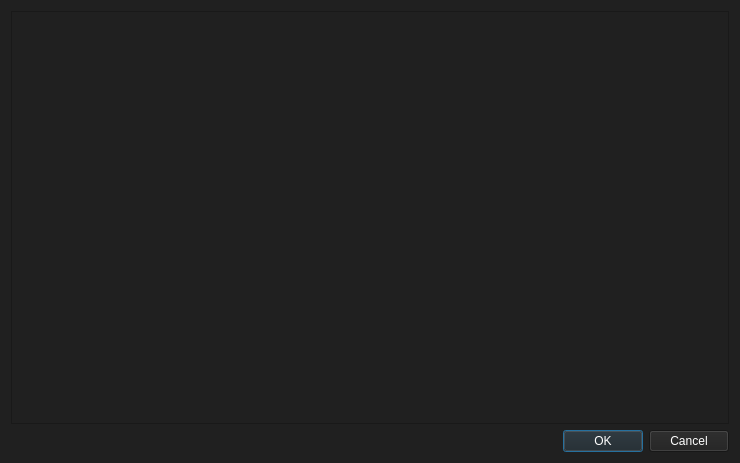
<?xml version="1.0" encoding="UTF-8"?>
<ui version="4.0">
 <class>EditConfigDialog</class>
 <widget class="QDialog" name="EditConfigDialog">
  <property name="geometry">
   <rect>
    <x>0</x>
    <y>0</y>
    <width>740</width>
    <height>463</height>
   </rect>
  </property>
  <property name="windowTitle">
   <string>Edit PVCC.conf</string>
  </property>
  <property name="styleSheet">
   <string notr="true">background-color: rgb(32, 32, 32);
color: rgb(255, 255, 255);</string>
  </property>
  <layout class="QVBoxLayout" name="verticalLayout_2">
   <item>
    <widget class="QTextEdit" name="configText">
     <property name="font">
      <font>
       <pointsize>10</pointsize>
      </font>
     </property>
    </widget>
   </item>
   <item>
    <widget class="QDialogButtonBox" name="buttonBox">
     <property name="font">
      <font>
       <pointsize>10</pointsize>
      </font>
     </property>
     <property name="standardButtons">
      <set>QDialogButtonBox::Cancel|QDialogButtonBox::Ok</set>
     </property>
    </widget>
   </item>
  </layout>
 </widget>
 <resources/>
 <connections>
  <connection>
   <sender>buttonBox</sender>
   <signal>accepted()</signal>
   <receiver>EditConfigDialog</receiver>
   <slot>accept()</slot>
   <hints>
    <hint type="sourcelabel">
     <x>685</x>
     <y>442</y>
    </hint>
    <hint type="destinationlabel">
     <x>660</x>
     <y>460</y>
    </hint>
   </hints>
  </connection>
  <connection>
   <sender>buttonBox</sender>
   <signal>rejected()</signal>
   <receiver>EditConfigDialog</receiver>
   <slot>reject()</slot>
   <hints>
    <hint type="sourcelabel">
     <x>591</x>
     <y>441</y>
    </hint>
    <hint type="destinationlabel">
     <x>546</x>
     <y>460</y>
    </hint>
   </hints>
  </connection>
 </connections>
 <slots>
  <slot>accept()</slot>
  <slot>reject()</slot>
 </slots>
</ui>
